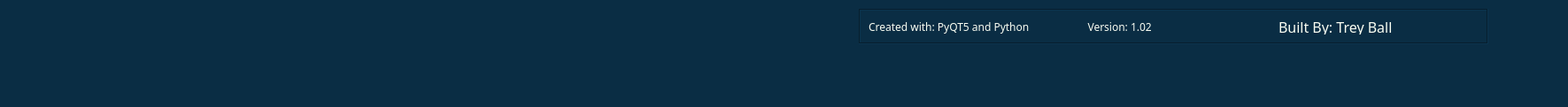
   <widget class="QFrame" name="frame_16">
    <property name="geometry">
     <rect>
      <x>150</x>
      <y>920</y>
      <width>1771</width>
      <height>121</height>
     </rect>
    </property>
    <property name="styleSheet">
     <string notr="true">background-color: #0A2D44</string>
    </property>
    <property name="frameShape">
     <enum>QFrame::NoFrame</enum>
    </property>
    <property name="frameShadow">
     <enum>QFrame::Raised</enum>
    </property>
    <widget class="QFrame" name="frame_3">
     <property name="geometry">
      <rect>
       <x>970</x>
       <y>10</y>
       <width>711</width>
       <height>40</height>
      </rect>
     </property>
     <property name="frameShape">
      <enum>QFrame::Box</enum>
     </property>
     <property name="frameShadow">
      <enum>QFrame::Sunken</enum>
     </property>
     <layout class="QHBoxLayout" name="horizontalLayout">
      <item>
       <widget class="QLabel" name="label_9">
        <property name="font">
         <font>
          <family>Quicksand</family>
         </font>
        </property>
        <property name="styleSheet">
         <string notr="true">color: rgb(249, 253, 242);</string>
        </property>
        <property name="text">
         <string>Created with: PyQT5 and Python           </string>
        </property>
       </widget>
      </item>
      <item>
       <widget class="QLabel" name="label_7">
        <property name="font">
         <font>
          <family>Quicksand</family>
         </font>
        </property>
        <property name="styleSheet">
         <string notr="true">color: rgb(249, 253, 242);</string>
        </property>
        <property name="text">
         <string>     Version: 1.02</string>
        </property>
       </widget>
      </item>
      <item>
       <widget class="QLabel" name="label_6">
        <property name="font">
         <font>
          <family>Quicksand</family>
          <pointsize>12</pointsize>
         </font>
        </property>
        <property name="styleSheet">
         <string notr="true">color: rgb(249, 253, 242);</string>
        </property>
        <property name="text">
         <string>Built By: Trey Ball</string>
        </property>
       </widget>
      </item>
     </layout>
    </widget>
   </widget>
